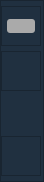
          <widget class="QFrame" name="left_menu">
           <property name="minimumSize">
            <size>
             <width>44</width>
             <height>40</height>
            </size>
           </property>
           <property name="maximumSize">
            <size>
             <width>40</width>
             <height>16777215</height>
            </size>
           </property>
           <property name="styleSheet">
            <string notr="true">background-color: rgb(32, 48, 64);</string>
           </property>
           <property name="frameShape">
            <enum>QFrame::StyledPanel</enum>
           </property>
           <property name="frameShadow">
            <enum>QFrame::Raised</enum>
           </property>
           <layout class="QVBoxLayout" name="verticalLayout">
            <property name="spacing">
             <number>5</number>
            </property>
            <property name="leftMargin">
             <number>0</number>
            </property>
            <property name="topMargin">
             <number>5</number>
            </property>
            <property name="rightMargin">
             <number>0</number>
            </property>
            <property name="bottomMargin">
             <number>5</number>
            </property>
            <item>
             <widget class="QFrame" name="top_log">
              <property name="minimumSize">
               <size>
                <width>40</width>
                <height>40</height>
               </size>
              </property>
              <property name="maximumSize">
               <size>
                <width>40</width>
                <height>40</height>
               </size>
              </property>
              <property name="frameShape">
               <enum>QFrame::StyledPanel</enum>
              </property>
              <property name="frameShadow">
               <enum>QFrame::Raised</enum>
              </property>
              <layout class="QHBoxLayout" name="top_logo_layout">
               <property name="spacing">
                <number>5</number>
               </property>
               <property name="leftMargin">
                <number>5</number>
               </property>
               <property name="topMargin">
                <number>5</number>
               </property>
               <property name="rightMargin">
                <number>5</number>
               </property>
               <property name="bottomMargin">
                <number>5</number>
               </property>
               <item>
                <widget class="QPushButton" name="btn_menuCom">
                 <property name="styleSheet">
                  <string notr="true">background-color: rgb(170, 170, 170);
border-radius: 3px;</string>
                 </property>
                 <property name="text">
                  <string/>
                 </property>
                 <property name="icon">
                  <iconset>
                   <normaloff>icons_svg/cil-hamburger-menu.svg</normaloff>icons_svg/cil-hamburger-menu.svg</iconset>
                 </property>
                 <property name="iconSize">
                  <size>
                   <width>32</width>
                   <height>32</height>
                  </size>
                 </property>
                </widget>
               </item>
              </layout>
             </widget>
            </item>
            <item>
             <widget class="QFrame" name="top_menus">
              <property name="minimumSize">
               <size>
                <width>40</width>
                <height>40</height>
               </size>
              </property>
              <property name="maximumSize">
               <size>
                <width>40</width>
                <height>16536</height>
               </size>
              </property>
              <property name="frameShape">
               <enum>QFrame::StyledPanel</enum>
              </property>
              <property name="frameShadow">
               <enum>QFrame::Raised</enum>
              </property>
              <layout class="QVBoxLayout" name="top_menus_layout">
               <property name="spacing">
                <number>5</number>
               </property>
               <property name="leftMargin">
                <number>0</number>
               </property>
               <property name="topMargin">
                <number>5</number>
               </property>
               <property name="rightMargin">
                <number>0</number>
               </property>
               <property name="bottomMargin">
                <number>5</number>
               </property>
              </layout>
             </widget>
            </item>
            <item>
             <spacer name="verticalSpacer">
              <property name="orientation">
               <enum>Qt::Vertical</enum>
              </property>
              <property name="sizeHint" stdset="0">
               <size>
                <width>20</width>
                <height>40</height>
               </size>
              </property>
             </spacer>
            </item>
            <item>
             <widget class="QFrame" name="bottom_menus">
              <property name="minimumSize">
               <size>
                <width>40</width>
                <height>40</height>
               </size>
              </property>
              <property name="maximumSize">
               <size>
                <width>40</width>
                <height>16535</height>
               </size>
              </property>
              <property name="frameShape">
               <enum>QFrame::StyledPanel</enum>
              </property>
              <property name="frameShadow">
               <enum>QFrame::Raised</enum>
              </property>
              <layout class="QVBoxLayout" name="bottom_menus_layout">
               <property name="spacing">
                <number>5</number>
               </property>
               <property name="leftMargin">
                <number>0</number>
               </property>
               <property name="topMargin">
                <number>5</number>
               </property>
               <property name="rightMargin">
                <number>0</number>
               </property>
               <property name="bottomMargin">
                <number>5</number>
               </property>
              </layout>
             </widget>
            </item>
           </layout>
          </widget>
